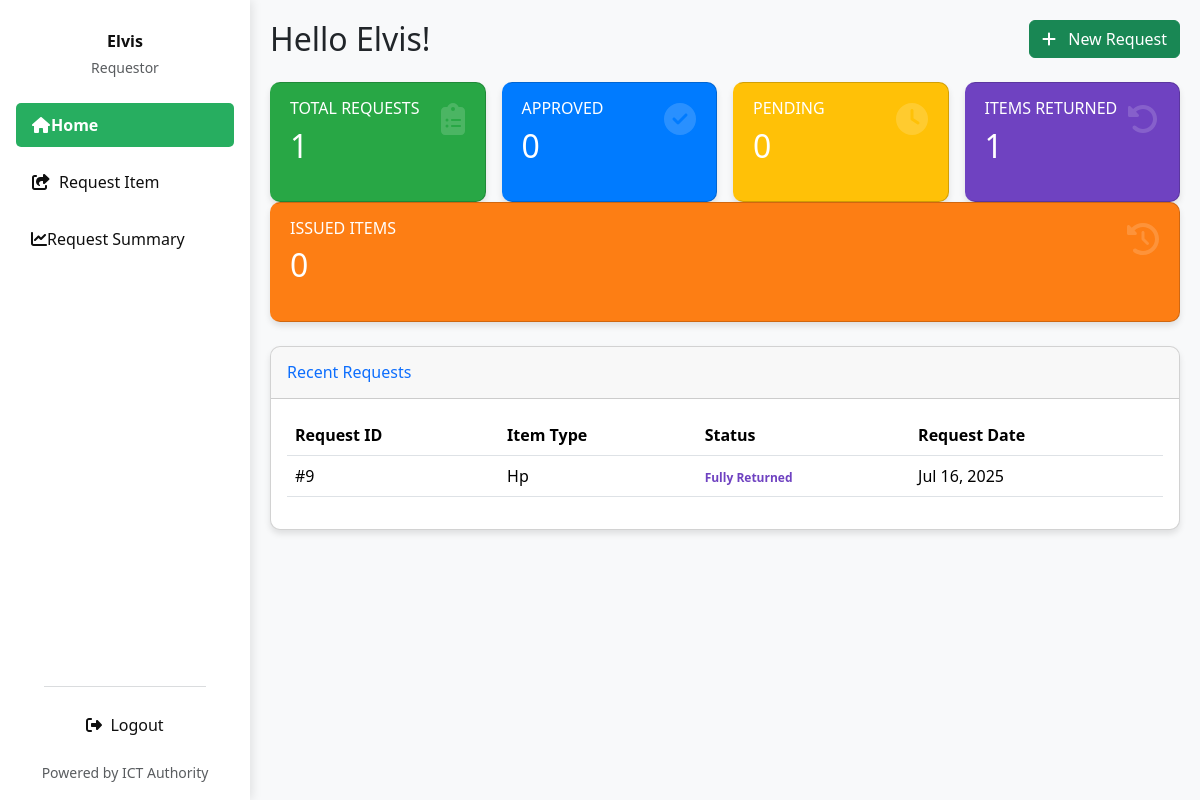
The app's page / (signed in), older data.
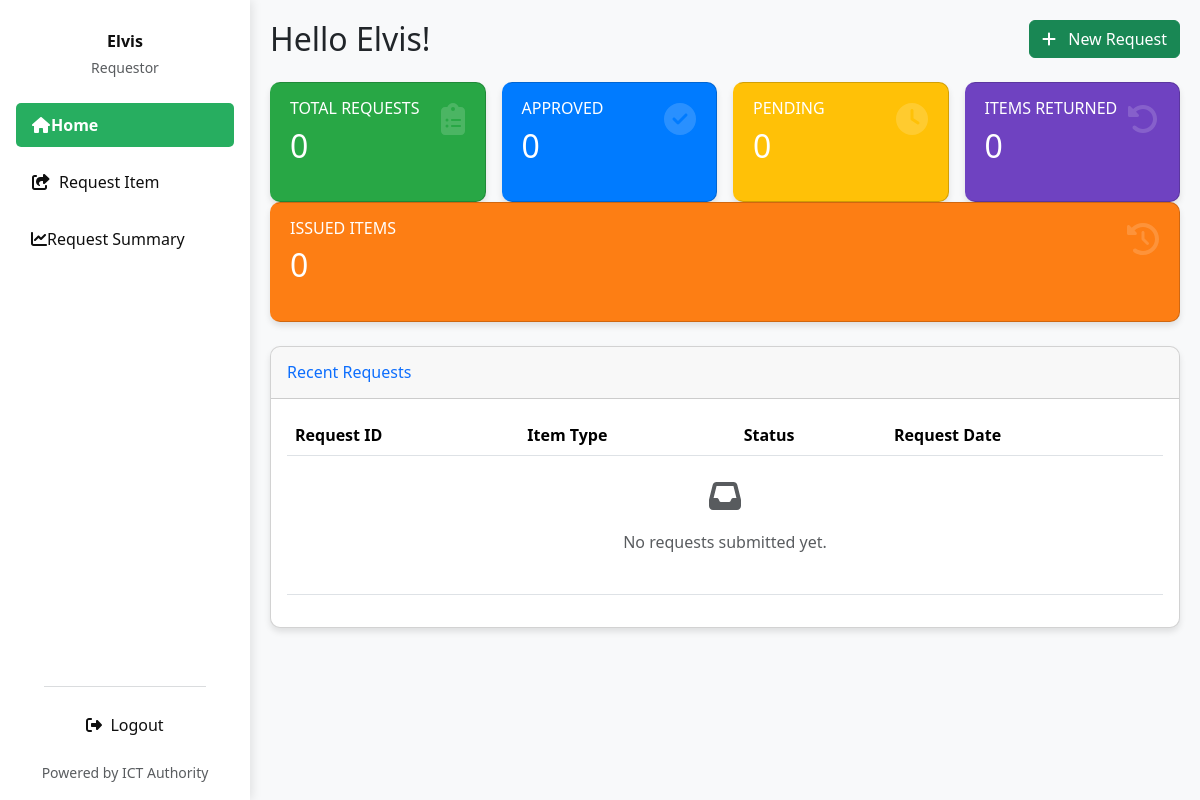
The same page, newer data.
### invent/models.py (models this page shows, shortened)
class ItemRequest(models.Model):
    item = models.ForeignKey('InventoryItem', on_delete=models.CASCADE)
    name = models.CharField(max_length=100)
    quantity = models.PositiveIntegerField(default=1)  # Quantity requested
    reason = models.TextField(blank=True, null=True)
    application_date = models.DateField(default=timezone.now)
    requestor = models.ForeignKey(User, on_delete=models.CASCADE)
    STATUS_CHOICES = [
        ('Pending', 'Pending'),
        ('Approved', 'Approved'),
        ('Issued', 'Issued'),  # Item has been issued (fully or partially)
        ('Rejected', 'Rejected'),
        ('Cancelled', 'Cancelled'),
        ('Partially Returned', 'Partially Returned'),
        ('Fully Returned', 'Fully Returned'),
    ]
    status = models.CharField(
        max_length=20, choices=STATUS_CHOICES, default='Pending')  # Increased max_length
    date_requested = models.DateTimeField(auto_now_add=True)
    date_issued = models.DateTimeField(null=True, blank=True)
    returned_quantity = models.PositiveIntegerField(default=0)
    _original_status = None
    def __init__(self, *args, **kwargs):
        super().__init__(*args, **kwargs)
        self._original_status = self.status

class InventoryItem(models.Model):
    STATUS_CHOICES = [
        ('Pending', 'Pending'),
        ('In Stock', 'In Stock'),
        ('Issued', 'Issued'),
        ('Returned', 'Returned'),
        ('Low Stock', 'Low Stock'),
        ('Out of Stock', 'Out of Stock'),
    ]
    CONDITION_CHOICES = [
        ("Serviceable", "Serviceable"),
        ("Not Serviceable", "Not Serviceable"),
        ("Not working", "Not working"),
        ("Good", "Good"),
        ("Fair", "Fair"),
        ("Poor", "Poor"),
    ]
    name = models.CharField(
        max_length=255, help_text="e.g., Dell Optiplex 7010 (from Asset Description)")
    serial_number = models.CharField(
        max_length=255, unique=True, blank=True, null=True,
        help_text="Unique serial number of the asset (from Serial Number in CSV)"
    )
    category = models.CharField(
        max_length=100, blank=True,
        help_text="e.g., Printer, CPU, Monitor (from Asset Category-Minor)"
    )
    condition = models.CharField(
        max_length=20, choices=CONDITION_CHOICES, default="Serviceable",
        help_text="Current condition of the asset (from Condition in CSV)"
    )
    status = models.CharField(
        max_length=20, choices=STATUS_CHOICES, default='In Stock')
    expiration_date = models.DateField(null=True, blank=True)
    quantity_total = models.PositiveIntegerField(default=0)
    quantity_issued = models.PositiveIntegerField(default=0)
    quantity_returned = models.PositiveIntegerField(default=0)
    created_by = models.ForeignKey(
        User, on_delete=models.SET_NULL, null=True, blank=True, related_name='inventory_created_by')
    created_at = models.DateTimeField(auto_now_add=True)
    updated_at = models.DateTimeField(auto_now=True)
    def quantity_remaining(self):
        return self.quantity_total - self.quantity_issued

### invent/views.py (the view)
# urls.py: path('', views.requestor_dashboard, name='requestor_dashboard'),
@login_required
def requestor_dashboard(request):
    user_requests = ItemRequest.objects.filter(
        requestor=request.user).order_by('-date_requested')
    available_inventory = [item for item in InventoryItem.objects.all().order_by(
        'name') if item.quantity_remaining() > 0]
    total_requests = user_requests.count()
    approved_count = user_requests.filter(status='Approved').count()
    pending_count = user_requests.filter(status='Pending').count()
    issued_count = user_requests.filter(status='Issued').count()
    fully_returned_count = user_requests.filter(
        status='Fully Returned').count()
    partially_returned_count = user_requests.filter(
        status='Partially Returned').count()
    return render(request, 'invent/requestor_dashboard.html', {
        'requests': user_requests,
        'total_requests': total_requests,
        'approved_count': approved_count,
        'pending_count': pending_count,
        'issued_count': issued_count,  # NEW
        'fully_returned_count': fully_returned_count,  # NEW
        'partially_returned_count': partially_returned_count,  # NEW
        'available_inventory': available_inventory,
    })

### invent/context_processors.py (called while the page is built)
def pending_requests_count(request):
    count = 0  # Default to 0
    if request.user.is_authenticated:
        if request.user.has_perm('invent.can_issue_item'):
            count = ItemRequest.objects.filter(status='Pending').count()
    return {'pending_requests_count_for_sidebar': count}

### invent/templates/invent/requestor_dashboard.html (shortened to what the changed rows need)
<!DOCTYPE html>
<html lang="en">
<head>
  <link href="https://cdn.jsdelivr.net/npm/bootstrap@5.3.3/dist/css/bootstrap.min.css" rel="stylesheet">
  <link href="https://cdnjs.cloudflare.com/ajax/libs/font-awesome/6.4.0/css/all.min.css" rel="stylesheet">
  <link rel="stylesheet" href="https://cdnjs.cloudflare.com/ajax/libs/animate.css/4.1.1/animate.min.css"/>
</head>
<body class="bg-light">
<div class="d-flex">
  <main class="main-content w-100">
    {% block main_content %}
    <div class="d-flex justify-content-between align-items-center mb-4 flex-wrap">
      <h2 class="greeting mb-3 mb-md-0 animate__animated animate__fadeInLeft">Hello {{ user.first_name|default:user.username }}!</h2>
    </div>
    <div class="card-row mb-4">
      <div class="card-col">
        <div class="card summary-card card-total animate__animated animate__fadeInUp animate__delay-0.2s">
          <div class="card-body">
            <h6 class="text-uppercase mb-2">Total Requests</h6>
            <h2 class="mb-0">{{ total_requests }}</h2>
            <i class="fas fa-clipboard-list card-icon"></i>
          </div>
        </div>
      </div>
      <div class="card-col">
        <div class="card summary-card card-approved animate__animated animate__fadeInUp animate__delay-0.4s">
          <div class="card-body">
            <h2 class="mb-0">{{ approved_count }}</h2>
          </div>
        </div>
      </div>
      <div class="card-col">
        <div class="card summary-card card-pending animate__animated animate__fadeInUp animate__delay-0.6s">
          <div class="card-body">
            <h2 class="mb-0">{{ pending_count }}</h2>
          </div>
        </div>
      </div>
      <div class="card-col">
        <div class="card summary-card card-returned animate__animated animate__fadeInUp animate__delay-0.8s">
          <div class="card-body">
            <h6 class="text-uppercase mb-2">Items Returned</h6>
            <h2 class="mb-0">{{ fully_returned_count }}</h2>
            <i class="fas fa-undo-alt card-icon"></i>
          </div>
        </div>
      </div>
      <div class="card-col">
        <div class="card summary-card card-partial animate__animated animate__fadeInUp animate__delay-1s">
          <div class="card-body">
            <h2 class="mb-0">{{ issued_count }}</h2>
          </div>
        </div>
      </div>
    </div>
    <div class="card data-table animate__animated animate__fadeInUp">
      <div class="card-body">
        <div class="table-responsive">
          <table class="table table-hover">
            <thead>
              <tr>
                <th>Request ID</th>
                <th>Item Type</th>
                <th>Status</th>
                <th>Request Date</th>
              </tr>
            </thead>
            <tbody>
              {% for req in requests %}
              <tr class="table-row-clickable" data-request-id="{{ req.id }}">
                <td>#{{ req.id }}</td>
                <td>{{ req.item.name }}</td>
                <td>
                  {% if req.status == "Approved" %}
                    <span class="badge badge-status-approved">Approved</span>
                  {% elif req.status == "Denied" %}
                    <span class="badge badge-status-denied">Denied</span>
                  {% elif req.status == "Pending" %}
                    <span class="badge badge-status-pending">Pending</span>
                  {% elif req.status == "Issued" %}
                    <span class="badge badge-status-issued">Issued</span>
                  {% elif req.status == "Fully Returned" %}
                    <span class="badge badge-status-fully-returned">Fully Returned</span>
                  {% elif req.status == "Partially Returned" %}
                    <span class="badge badge-status-partially-returned">Partially Returned</span>
                  {% else %}
                    <span class="badge bg-info text-dark">{{ req.status }}</span>
                  {% endif %}
                </td>
                <td>{{ req.date_requested|date:"M d, Y" }}</td>
              </tr>
              {% empty %}
              <tr>
                <td colspan="5" class="text-center text-muted py-4">
                  <i class="fas fa-inbox fa-2x mb-3"></i>
                  <p>No requests submitted yet.</p>
                </td>
              </tr>
              {% endfor %}
            </tbody>
          </table>
        </div>
      </div>
    </div>
    {% endblock main_content %}
  </main>
</div>
</body>
</html>

Row changes from the older to the newer data that the page shows:
removed ItemRequest: id "9", item.name "Hp", status "Fully Returned", date_requested "Jul 16, 2025"
Text that changed along with them:
{{ total_requests }}: "1" → "0"
{{ fully_returned_count }}: "1" → "0"
text now shown: "No requests submitted yet."
